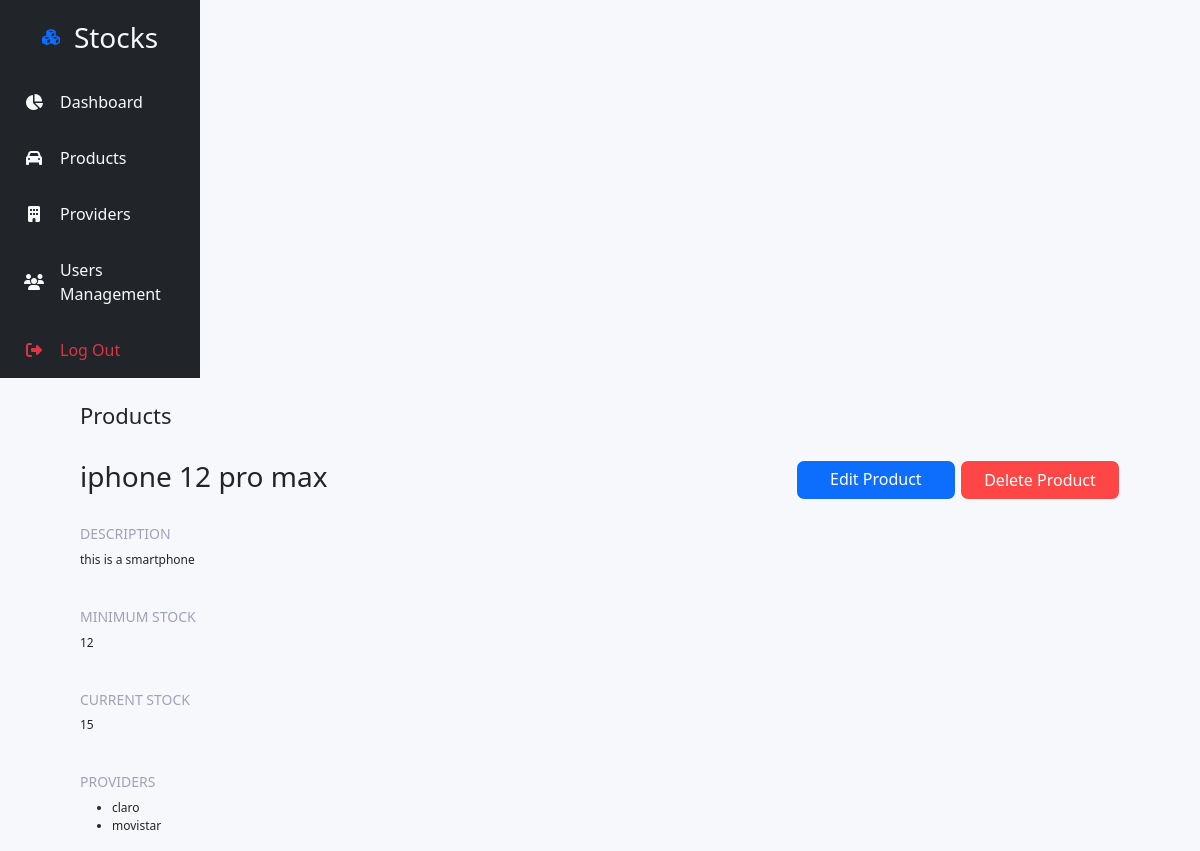
Page /product/6/detail (signed in) on the earlier database version.
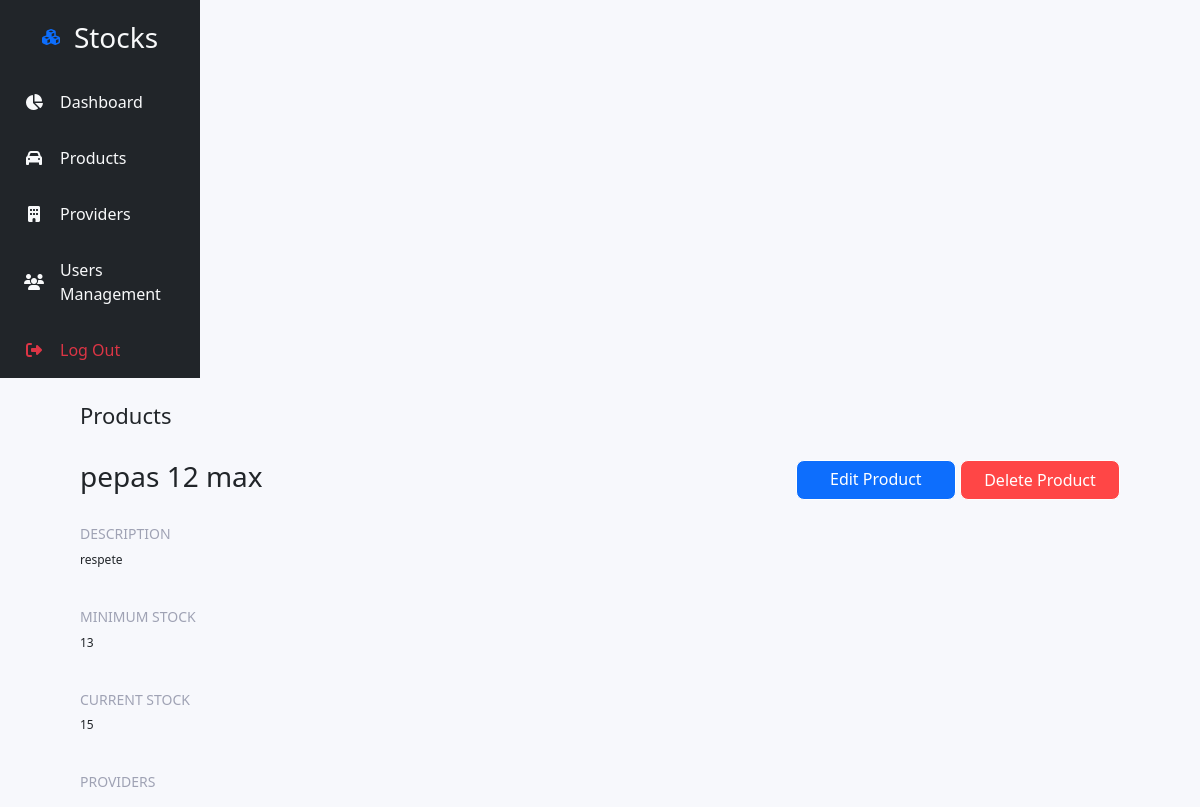
Same page on the later database version.
### tables this page shows
CREATE TABLE products (id INTEGER PRIMARY KEY AUTOINCREMENT, name TEXT NOT NULL, description TEXT NOT NULL, minimum_stock INT NOT NULL, current_stock INT NOT NULL);

CREATE TABLE providers (id INTEGER PRIMARY KEY AUTOINCREMENT, name TEXT NOT NULL, product TEXT NOT NULL, email TEXT UNIQUE NOT NULL, contact_number TEXT NOT NULL);

### routes.py (the view)
    @app.route('/product/<int:id>/detail')
    @login_required
    def productDetails(id):
        con = sqlite3.connect("stocks.db")
        con.row_factory = sqlite3.Row
        cur = con.cursor()
        query = """SELECT * from products where id = ?"""
        cur.execute(query, (id,))
        product = cur.fetchone()
        providersQuery = """SELECT * from providers"""
        cur.execute(providersQuery)
        providers = cur.fetchall()
        return render_template('product_detail.html', product=product, providers=providers)

### app.py (called while the page is built)
@login_manager.user_loader
def load_user(user_id):
    for user in users:
        if user.id == user_id:
            return user
    return None

### templates/product_detail.html (shortened to what this page needs)
{% extends '_base.html' %}
{% import '_components.html' as components %}
{% block content %}
<div class="container-fluid">
  <div class="row vh-100">
    {{ components.sidebar() }}
    <div class="container p-0">
      {{ components.header('Products') }}
      <div class="d-flex justify-content-between pt-4">
        <h3>{{product["name"]}}</h3>
        <div>
          <a type="button" class="btn btn-primary boton" href="/product/{{product['id']}}/edit">Edit Product</a>
          <button type="button" class="btn btn-primary boton" id="boton2" data-bs-toggle="modal" data-bs-target="#exampleModal">Delete Product</button>
        </div>
      </div>
      <div class="pt-4">
        <h6 class="font-14 labelpeque">DESCRIPTION</h6>
        <p class="font-12">{{product["description"]}}</p>
      </div>
      <div class="pt-4">
        <h6 class="font-14 labelpeque">MINIMUM STOCK</h6>
        <P class="font-12">{{product["minimum_stock"]}}</P>
      </div>
      <div class="pt-4">
        <h6 class="font-14 labelpeque">CURRENT STOCK</h6>
        <P class="font-12">{{product["current_stock"]}}</P>
      </div>
      <div class="pt-4">
        <h6 class="font-14 labelpeque">PROVIDERS</h6>
        <ul>
          {% for provider in providers %}
            {% if provider.product == product.name %}
              <li class="font-12">{{provider['name']}}</li>
            {% endif %}
          {% endfor %}
        </ul>
      </div>
  </div>
  </div>
</div>
{% endblock %}

Differences in the rows shown:
removed providers: name "claro"
removed providers: name "movistar"
changed products: name "iphone 12 pro max" → "pepas 12 max"; description "this is a smartphone" → "respete"; minimum_stock "12" → "13"
